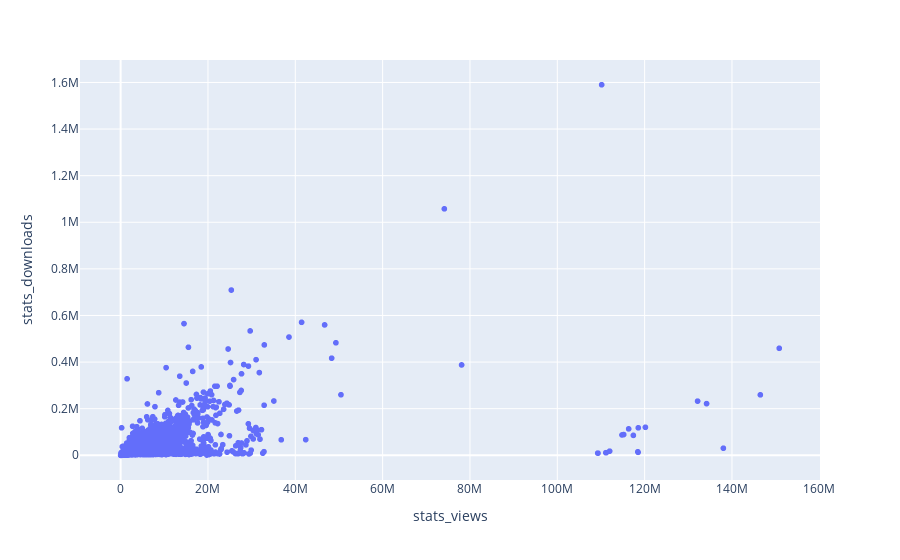

Notebook cell for this chart:
### Code cell
import plotly.express as px

fig = px.scatter(photos, x="stats_views", y="stats_downloads", hover_data=["photo_image_url", "ratio"])
fig.show()

### Figure 1 — Plotly figure (JSON) as saved in the notebook; plotly's stock layout.template omitted (floating-point values rounded to 4 significant figures; data arrays with more than 128 entries replaced by an {"elided": "..."} marker saying what was removed)
{"data": [{"customdata": {"elided": "25000x2 mixed values"}, "hovertemplate": "stats_views=%{x}<br>stats_downloads=%{y}<br>photo_image_url=%{customdata[0]}<br>ratio=%{customdata[1]}<extra></extra>", "legendgroup": "", "marker": {"color": "#636efa", "symbol": "circle"}, "mode": "markers", "name": "", "showlegend": false, "type": "scattergl", "x": {"elided": "25000 int values"}, "xaxis": "x", "y": {"elided": "25000 int values"}, "yaxis": "y"}], "layout": {"legend": {"tracegroupgap": 0}, "margin": {"t": 60}, "xaxis": {"anchor": "y", "domain": [0, 1], "title": {"text": "stats_views"}}, "yaxis": {"anchor": "x", "domain": [0, 1], "title": {"text": "stats_downloads"}}}}
